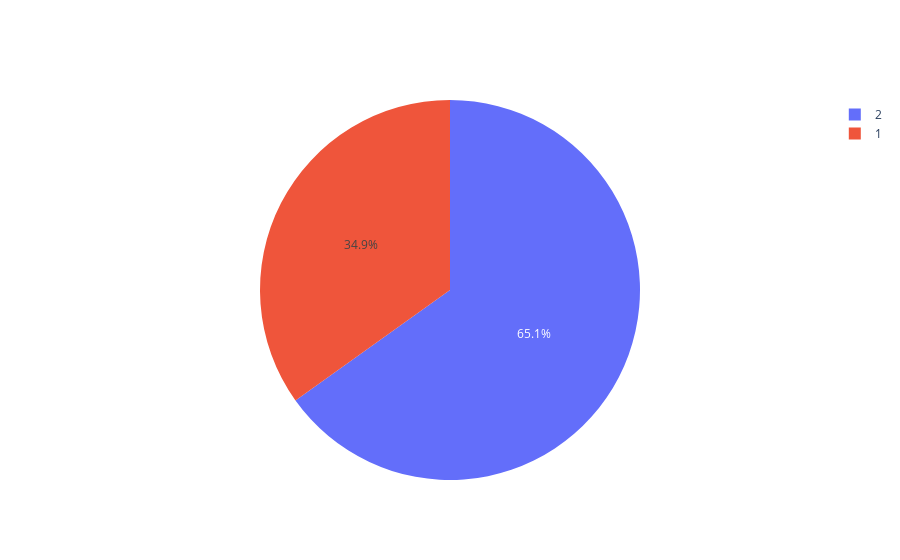

Notebook code cell kept with this figure:
### Code cell
import plotly.graph_objects as go
fig = go.Figure(
    data=[go.Pie(labels=df['Vendor ID'], values=df['Amount of passengers'])
         ])
fig.show()

### Figure 1 — Plotly figure (JSON) as saved in the notebook; plotly's stock layout.template omitted (floating-point values rounded to 4 significant figures)
{"data": [{"labels": [1, 2], "type": "pie", "values": [6356961, 11866728]}], "layout": {}}
